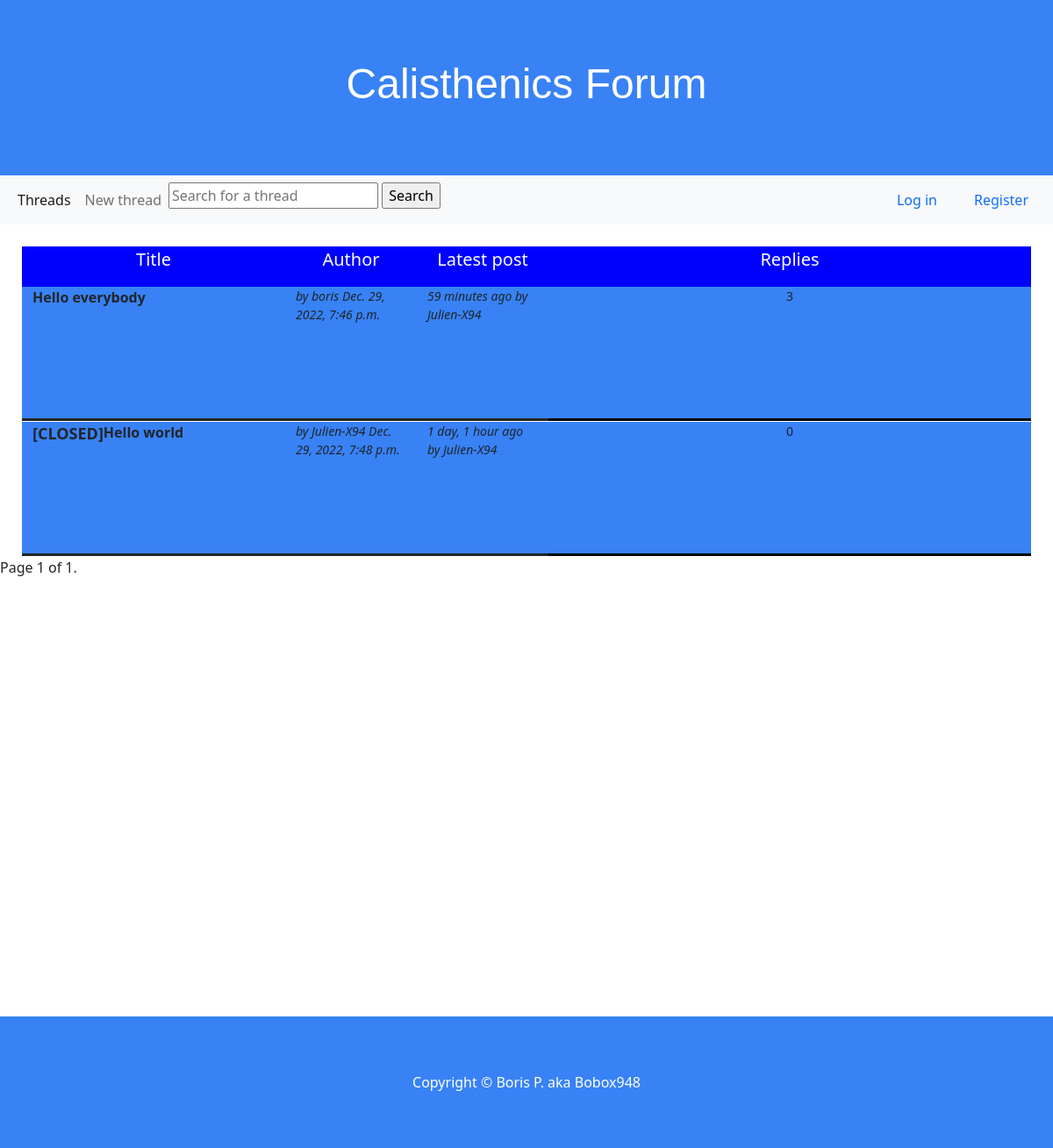
The page / on the database its author committed.
### forum/models.py (models this page shows)
class Thread(models.Model):
    madeby = models.ForeignKey(User, on_delete=models.CASCADE) # one to many relation with user
    thread_created = models.DateTimeField(auto_now_add=True)
    title = models.CharField(max_length=50)
    content = models.TextField() # textfield instead of charfield because there is no limitation of 254 chars
    photo = models.CharField(max_length=254, null=True)
    closed = models.BooleanField(default=False) # True or false

class User(AbstractUser):
    pass

class Post(models.Model):
    madeby = models.ForeignKey(User, on_delete=models.CASCADE)
    post_created = models.DateTimeField(auto_now_add=True)
    content = models.TextField()
    onwhat = models.ForeignKey(Thread, on_delete=models.CASCADE)
    who = models.ForeignKey(Informations, on_delete=models.CASCADE)

### forum/views.py (the view)
# urls.py: path("", views.index, name="index"),
def index(request):
    threads = Thread.objects.all().order_by('-post__post_created') #threads ordered by last post added
    threads2 = [] # this is created because if not, there were doubles
    for thread in threads:
        if thread not in threads2:
            threads2.append(thread) #this eliminates the doubles
    paginator = Paginator(threads2, 20)
    page_number = request.GET.get('page')
    page_obj = paginator.get_page(page_number) #paginator options
    return render(request, "forum/index.html", {
        "threads": threads2,
        'page_obj': page_obj
            })

### forum/templates/forum/index.html (shortened to what this page needs)
{% extends "forum/layout.html" %}
{% load static %}
{% block body %}
<div class="row2">
    <div style="color: white" class="column2">
        <p>Title</p>
    </div>
    <div style="color: white"  class="column2">
        <p>Author</p>
    </div>
    <div style="color: white"  class="column2">
        <p>Latest post</p>
    </div>
    <div style="color: white"  class="column2">
        <p>Replies</p>
    </div>
</div>
{% for thread in page_obj %}
<div class="row">
    {% if thread.closed == True %}
    <a class="forum" href="{{ thread.title }}"><div class="column">
<p style="font-size: 18px"><strong>[CLOSED] </strong></p><p style="font-size: 16px"><strong> {{ thread.title }}</strong></p>
    </div></a>
    {% else %}
    <a class="forum" href="{{ thread.title }}"><div class="column">
        <p style="font-size: 16px"><strong>{{ thread.title }}</strong></p>
            </div></a>
    {% endif %}
    <div class="forum" class="column">
<p style="font-size: 14px"><i>by {{ thread.madeby }} {{ thread.thread_created }}</i> </p>
    </div>
    <div class="forum" class="column">
 <p style="font-size: 14px"><i>{{ thread.post_set.all.last.post_created|timesince  }} ago by {{ thread.post_set.all.last.madeby }}</i></p>
    </div>
    <div class="column1">
<p style="font-size: 14px">{{ thread.post_set.all.count|add:"-1" }}</p>
    </div>
</div>
{% endfor %}
<div class="pagination">
    <span class="step-links">
        <span class="current">
            Page {{ page_obj.number }} of {{ page_obj.paginator.num_pages }}.
        </span>
    </span>
</div>
{% endblock %}

### forum/static/forum/styles.css (style rules this page uses)
.column2 { display: flex; justify-content: center; }
.row2 { display: grid; grid-template-columns: 600px 300px 300px auto; font-size: 20px; background-color: blue; margin-left: 50px; margin-right: 50px; margin-top: 50px; }
.row { display: grid; grid-template-columns: 600px 300px 300px auto; margin-left: 50px; margin-right: 50px; }
.column { height: 50px; display: flex; background-color: #3882F6; }
.column1 { display: flex; margin-bottom: 1px; justify-content: center; border-bottom: solid; background-color: #3882F6; border-color: black; }
a { text-decoration: none; color : inherit; }
.forum { background-color: #3882F6; margin-bottom: 1px; border-color: black; border-bottom: solid; }
@media only screen and (min-width: 601px) and (max-width: 1200px) { .column2 { display: flex; justify-content: center; } }
@media only screen and (min-width: 601px) and (max-width: 1200px) { .row2 { display: grid; grid-template-columns: 300px 150px 150px auto; font-size: 20px; background-color: blue; margin-left: 25px; margin-right: 25px; margin-top: 25px; } }
@media only screen and (min-width: 601px) and (max-width: 1200px) { .row { display: grid; grid-template-columns: 300px 150px 150px auto; margin-left: 25px; margin-right: 25px; } }
@media only screen and (min-width: 601px) and (max-width: 1200px) { .column { height: 150px; display: flex; flex-wrap: wrap; background-color: #3882F6; } }

### rows shown on the page
Thread: title "Hello everybody", madeby "boris", thread_created "Dec. 29, 2022, 7:46 p.m.", post_set.all.last.post_created "59 minutes", post_set.all.last.madeby "Julien-X94", post_set.all.count|add "3"
Thread: title "Hello world", madeby "Julien-X94", thread_created "Dec. 29, 2022, 7:48 p.m.", post_set.all.last.post_created "1 day, 1 hour", post_set.all.last.madeby "Julien-X94", post_set.all.count|add "0"

### other values the page prints
{{ page_obj.number }} "1"
{{ page_obj.paginator.num_pages }} "1"
